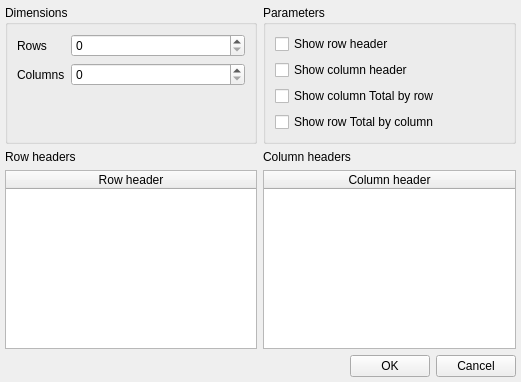
<?xml version="1.0" encoding="UTF-8"?>
<ui version="4.0">
 <class>EditFldDlg</class>
 <widget class="QDialog" name="EditFldDlg">
  <property name="geometry">
   <rect>
    <x>0</x>
    <y>0</y>
    <width>521</width>
    <height>382</height>
   </rect>
  </property>
  <property name="windowTitle">
   <string>Field editor</string>
  </property>
  <layout class="QVBoxLayout" name="verticalLayout">
   <property name="spacing">
    <number>6</number>
   </property>
   <property name="leftMargin">
    <number>5</number>
   </property>
   <property name="topMargin">
    <number>5</number>
   </property>
   <property name="rightMargin">
    <number>5</number>
   </property>
   <property name="bottomMargin">
    <number>5</number>
   </property>
   <item>
    <widget class="QStackedWidget" name="stackedWidget">
     <property name="currentIndex">
      <number>5</number>
     </property>
     <widget class="QWidget" name="page">
      <layout class="QVBoxLayout" name="verticalLayout_2">
       <property name="spacing">
        <number>0</number>
       </property>
       <property name="leftMargin">
        <number>0</number>
       </property>
       <property name="topMargin">
        <number>0</number>
       </property>
       <property name="rightMargin">
        <number>0</number>
       </property>
       <property name="bottomMargin">
        <number>0</number>
       </property>
       <item>
        <widget class="QTabWidget" name="tabWidget">
         <property name="currentIndex">
          <number>0</number>
         </property>
         <widget class="QWidget" name="tab">
          <attribute name="title">
           <string>Text</string>
          </attribute>
          <layout class="QVBoxLayout" name="verticalLayout_5">
           <property name="spacing">
            <number>0</number>
           </property>
           <property name="leftMargin">
            <number>0</number>
           </property>
           <property name="topMargin">
            <number>2</number>
           </property>
           <property name="rightMargin">
            <number>0</number>
           </property>
           <property name="bottomMargin">
            <number>0</number>
           </property>
           <item>
            <widget class="QWidget" name="widget_2" native="true">
             <layout class="QHBoxLayout" name="horizontalLayout_3">
              <property name="spacing">
               <number>0</number>
              </property>
              <property name="leftMargin">
               <number>0</number>
              </property>
              <property name="topMargin">
               <number>0</number>
              </property>
              <property name="rightMargin">
               <number>0</number>
              </property>
              <property name="bottomMargin">
               <number>3</number>
              </property>
              <item>
               <widget class="QToolButton" name="btnAddVariable">
                <property name="toolTip">
                 <string>Add variable</string>
                </property>
                <property name="text">
                 <string>...</string>
                </property>
                <property name="icon">
                 <iconset resource="images.qrc">
                  <normaloff>:/new/prefix1/images/variable.png</normaloff>:/new/prefix1/images/variable.png</iconset>
                </property>
                <property name="autoRaise">
                 <bool>true</bool>
                </property>
               </widget>
              </item>
              <item>
               <widget class="QToolButton" name="btnAddFunction">
                <property name="enabled">
                 <bool>true</bool>
                </property>
                <property name="toolTip">
                 <string>Add function</string>
                </property>
                <property name="text">
                 <string>...</string>
                </property>
                <property name="icon">
                 <iconset resource="images.qrc">
                  <normaloff>:/new/prefix1/images/function.png</normaloff>:/new/prefix1/images/function.png</iconset>
                </property>
                <property name="autoRaise">
                 <bool>true</bool>
                </property>
               </widget>
              </item>
              <item>
               <widget class="QToolButton" name="btnFormatting">
                <property name="enabled">
                 <bool>true</bool>
                </property>
                <property name="toolTip">
                 <string>Add formatting</string>
                </property>
                <property name="text">
                 <string>...</string>
                </property>
                <property name="icon">
                 <iconset resource="images.qrc">
                  <normaloff>:/new/prefix1/images/formating.png</normaloff>:/new/prefix1/images/formating.png</iconset>
                </property>
                <property name="autoRaise">
                 <bool>true</bool>
                </property>
               </widget>
              </item>
              <item>
               <widget class="QToolButton" name="btnTextDirection">
                <property name="enabled">
                 <bool>false</bool>
                </property>
                <property name="toolTip">
                 <string>Text direction</string>
                </property>
                <property name="text">
                 <string>&lt;-</string>
                </property>
                <property name="checkable">
                 <bool>true</bool>
                </property>
                <property name="autoRaise">
                 <bool>true</bool>
                </property>
               </widget>
              </item>
              <item>
               <widget class="QRadioButton" name="radioButtonText">
                <property name="text">
                 <string>Text</string>
                </property>
               </widget>
              </item>
              <item>
               <widget class="QRadioButton" name="radioButtonTextImage">
                <property name="text">
                 <string>Process as image</string>
                </property>
               </widget>
              </item>
              <item>
               <widget class="QRadioButton" name="radioButtonDatabaseImage">
                <property name="text">
                 <string>Image from database</string>
                </property>
               </widget>
              </item>
              <item>
               <spacer name="horizontalSpacer_3">
                <property name="orientation">
                 <enum>Qt::Horizontal</enum>
                </property>
                <property name="sizeHint" stdset="0">
                 <size>
                  <width>40</width>
                  <height>20</height>
                 </size>
                </property>
               </spacer>
              </item>
             </layout>
            </widget>
           </item>
           <item>
            <widget class="QTextEdit" name="textEdit"/>
           </item>
           <item>
            <widget class="QLabel" name="lblAttention">
             <property name="styleSheet">
              <string notr="true">border-color: rgb(255, 255, 255);</string>
             </property>
             <property name="text">
              <string>Attention! You may enter just ONE variable and not any text.</string>
             </property>
            </widget>
           </item>
          </layout>
         </widget>
         <widget class="QWidget" name="tab_2">
          <attribute name="title">
           <string>Condtion</string>
          </attribute>
          <layout class="QVBoxLayout" name="verticalLayout_9">
           <item>
            <layout class="QHBoxLayout" name="horizontalLayout_6">
             <item>
              <widget class="QRadioButton" name="rdPrinting">
               <property name="text">
                <string>Printing</string>
               </property>
               <property name="checked">
                <bool>true</bool>
               </property>
               <attribute name="buttonGroup">
                <string notr="true">buttonGroup</string>
               </attribute>
              </widget>
             </item>
             <item>
              <widget class="QRadioButton" name="rdHighlighting">
               <property name="text">
                <string>Hightlighting</string>
               </property>
               <attribute name="buttonGroup">
                <string notr="true">buttonGroup</string>
               </attribute>
              </widget>
             </item>
            </layout>
           </item>
           <item>
            <widget class="QGroupBox" name="grpCondition">
             <property name="title">
              <string>Condition</string>
             </property>
             <layout class="QVBoxLayout" name="verticalLayout_6">
              <item>
               <widget class="QLineEdit" name="edtCondition"/>
              </item>
             </layout>
            </widget>
           </item>
           <item>
            <layout class="QHBoxLayout" name="horizontalLayout_7">
             <item>
              <widget class="QGroupBox" name="grpFont">
               <property name="enabled">
                <bool>false</bool>
               </property>
               <property name="title">
                <string>Font</string>
               </property>
               <layout class="QVBoxLayout" name="verticalLayout_7">
                <item>
                 <widget class="QCheckBox" name="chkBold">
                  <property name="text">
                   <string>Bold</string>
                  </property>
                 </widget>
                </item>
                <item>
                 <widget class="QCheckBox" name="chkItalic">
                  <property name="text">
                   <string>Italic</string>
                  </property>
                 </widget>
                </item>
                <item>
                 <widget class="QCheckBox" name="chkUnderline">
                  <property name="text">
                   <string>Underline</string>
                  </property>
                 </widget>
                </item>
                <item>
                 <widget class="QCheckBox" name="chkStrikeout">
                  <property name="text">
                   <string>Strikeout</string>
                  </property>
                 </widget>
                </item>
                <item>
                 <spacer name="verticalSpacer">
                  <property name="orientation">
                   <enum>Qt::Vertical</enum>
                  </property>
                  <property name="sizeHint" stdset="0">
                   <size>
                    <width>20</width>
                    <height>40</height>
                   </size>
                  </property>
                 </spacer>
                </item>
                <item>
                 <layout class="QHBoxLayout" name="horizontalLayout_4">
                  <item>
                   <widget class="QLabel" name="lblColorF">
                    <property name="frameShape">
                     <enum>QFrame::Box</enum>
                    </property>
                    <property name="frameShadow">
                     <enum>QFrame::Sunken</enum>
                    </property>
                    <property name="text">
                     <string/>
                    </property>
                   </widget>
                  </item>
                  <item>
                   <widget class="QPushButton" name="btnColorF">
                    <property name="text">
                     <string>Color...</string>
                    </property>
                   </widget>
                  </item>
                 </layout>
                </item>
               </layout>
              </widget>
             </item>
             <item>
              <widget class="QGroupBox" name="grpBackground">
               <property name="enabled">
                <bool>false</bool>
               </property>
               <property name="title">
                <string>Background</string>
               </property>
               <layout class="QVBoxLayout" name="verticalLayout_8">
                <item>
                 <widget class="QRadioButton" name="rdTransparent">
                  <property name="text">
                   <string>Transparent</string>
                  </property>
                  <property name="checked">
                   <bool>true</bool>
                  </property>
                 </widget>
                </item>
                <item>
                 <widget class="QRadioButton" name="rdOther">
                  <property name="text">
                   <string>Other</string>
                  </property>
                 </widget>
                </item>
                <item>
                 <spacer name="verticalSpacer_2">
                  <property name="orientation">
                   <enum>Qt::Vertical</enum>
                  </property>
                  <property name="sizeHint" stdset="0">
                   <size>
                    <width>20</width>
                    <height>40</height>
                   </size>
                  </property>
                 </spacer>
                </item>
                <item>
                 <layout class="QHBoxLayout" name="horizontalLayout_5">
                  <item>
                   <widget class="QLabel" name="lblColorB">
                    <property name="frameShape">
                     <enum>QFrame::Box</enum>
                    </property>
                    <property name="frameShadow">
                     <enum>QFrame::Sunken</enum>
                    </property>
                    <property name="text">
                     <string/>
                    </property>
                   </widget>
                  </item>
                  <item>
                   <widget class="QPushButton" name="btnColorB">
                    <property name="text">
                     <string>Color...</string>
                    </property>
                   </widget>
                  </item>
                 </layout>
                </item>
               </layout>
              </widget>
             </item>
            </layout>
           </item>
          </layout>
         </widget>
        </widget>
       </item>
      </layout>
     </widget>
     <widget class="QWidget" name="page_2">
      <layout class="QVBoxLayout" name="verticalLayout_3">
       <property name="spacing">
        <number>6</number>
       </property>
       <property name="leftMargin">
        <number>0</number>
       </property>
       <property name="topMargin">
        <number>0</number>
       </property>
       <property name="rightMargin">
        <number>0</number>
       </property>
       <property name="bottomMargin">
        <number>0</number>
       </property>
       <item>
        <widget class="QWidget" name="widget" native="true">
         <property name="sizePolicy">
          <sizepolicy hsizetype="Preferred" vsizetype="Fixed">
           <horstretch>0</horstretch>
           <verstretch>0</verstretch>
          </sizepolicy>
         </property>
         <layout class="QHBoxLayout" name="horizontalLayout_2">
          <property name="spacing">
           <number>0</number>
          </property>
          <property name="leftMargin">
           <number>0</number>
          </property>
          <property name="topMargin">
           <number>0</number>
          </property>
          <property name="rightMargin">
           <number>0</number>
          </property>
          <property name="bottomMargin">
           <number>0</number>
          </property>
          <item>
           <widget class="QToolButton" name="btnLoadImage">
            <property name="text">
             <string>...</string>
            </property>
            <property name="icon">
             <iconset resource="images.qrc">
              <normaloff>:/new/prefix1/images/open.png</normaloff>:/new/prefix1/images/open.png</iconset>
            </property>
            <property name="autoRaise">
             <bool>true</bool>
            </property>
           </widget>
          </item>
          <item>
           <widget class="QToolButton" name="btnSaveImage">
            <property name="toolTip">
             <string>Save As</string>
            </property>
            <property name="text">
             <string>...</string>
            </property>
            <property name="icon">
             <iconset resource="images.qrc">
              <normaloff>:/new/prefix1/images/saveAll.png</normaloff>:/new/prefix1/images/saveAll.png</iconset>
            </property>
            <property name="autoRaise">
             <bool>true</bool>
            </property>
           </widget>
          </item>
          <item>
           <widget class="QCheckBox" name="chkIgnoreAspectRatio">
            <property name="text">
             <string>Ignore aspect ratio</string>
            </property>
           </widget>
          </item>
          <item>
           <spacer name="horizontalSpacer_2">
            <property name="orientation">
             <enum>Qt::Horizontal</enum>
            </property>
            <property name="sizeHint" stdset="0">
             <size>
              <width>40</width>
              <height>20</height>
             </size>
            </property>
           </spacer>
          </item>
         </layout>
        </widget>
       </item>
       <item>
        <widget class="QScrollArea" name="scrollArea">
         <property name="widgetResizable">
          <bool>true</bool>
         </property>
         <widget class="QWidget" name="scrollAreaWidgetContents">
          <property name="geometry">
           <rect>
            <x>0</x>
            <y>0</y>
            <width>509</width>
            <height>311</height>
           </rect>
          </property>
          <layout class="QVBoxLayout" name="verticalLayout_4">
           <property name="spacing">
            <number>0</number>
           </property>
           <property name="leftMargin">
            <number>0</number>
           </property>
           <property name="topMargin">
            <number>0</number>
           </property>
           <property name="rightMargin">
            <number>0</number>
           </property>
           <property name="bottomMargin">
            <number>0</number>
           </property>
           <item>
            <widget class="QLabel" name="label">
             <property name="sizePolicy">
              <sizepolicy hsizetype="Ignored" vsizetype="Ignored">
               <horstretch>0</horstretch>
               <verstretch>0</verstretch>
              </sizepolicy>
             </property>
             <property name="text">
              <string/>
             </property>
             <property name="pixmap">
              <pixmap resource="images.qrc">:/new/prefix1/images/picture.png</pixmap>
             </property>
            </widget>
           </item>
          </layout>
         </widget>
        </widget>
       </item>
      </layout>
     </widget>
     <widget class="QWidget" name="page_3">
      <layout class="QVBoxLayout" name="verticalLayout_11">
       <property name="spacing">
        <number>0</number>
       </property>
       <property name="leftMargin">
        <number>0</number>
       </property>
       <property name="topMargin">
        <number>0</number>
       </property>
       <property name="rightMargin">
        <number>0</number>
       </property>
       <property name="bottomMargin">
        <number>0</number>
       </property>
       <item>
        <widget class="QTabWidget" name="tabDiagram">
         <property name="currentIndex">
          <number>0</number>
         </property>
         <widget class="QWidget" name="tab_5">
          <attribute name="title">
           <string>Diagram property</string>
          </attribute>
          <layout class="QVBoxLayout" name="verticalLayout_13">
           <item>
            <widget class="QGroupBox" name="groupBox">
             <property name="title">
              <string>Diagram</string>
             </property>
             <layout class="QVBoxLayout" name="verticalLayout_12">
              <item>
               <layout class="QHBoxLayout" name="horizontalLayout_8">
                <item>
                 <widget class="QLabel" name="label_2">
                  <property name="text">
                   <string>Chart caption</string>
                  </property>
                 </widget>
                </item>
                <item>
                 <widget class="QLineEdit" name="edtCaption"/>
                </item>
               </layout>
              </item>
              <item>
               <widget class="QCheckBox" name="chkShowCaption">
                <property name="text">
                 <string>Show caption</string>
                </property>
               </widget>
              </item>
              <item>
               <widget class="QCheckBox" name="chkShowGrid">
                <property name="text">
                 <string>Show grid</string>
                </property>
               </widget>
              </item>
              <item>
               <widget class="QCheckBox" name="chkShowLegend">
                <property name="text">
                 <string>Show legend</string>
                </property>
               </widget>
              </item>
              <item>
               <widget class="QCheckBox" name="chkGraphs">
                <property name="text">
                 <string>Set the params of the graphs</string>
                </property>
               </widget>
              </item>
              <item>
               <widget class="QCheckBox" name="chkGraphsCaption">
                <property name="text">
                 <string>Show graph caption</string>
                </property>
               </widget>
              </item>
              <item>
               <widget class="QGroupBox" name="grpGraphCaption">
                <property name="enabled">
                 <bool>false</bool>
                </property>
                <property name="title">
                 <string>Graph caption</string>
                </property>
                <layout class="QVBoxLayout" name="verticalLayout_10">
                 <item>
                  <widget class="QRadioButton" name="rbRealValue">
                   <property name="text">
                    <string>Real values</string>
                   </property>
                   <property name="checked">
                    <bool>true</bool>
                   </property>
                  </widget>
                 </item>
                 <item>
                  <widget class="QRadioButton" name="rbPercentValue">
                   <property name="text">
                    <string>Percent values</string>
                   </property>
                  </widget>
                 </item>
                </layout>
               </widget>
              </item>
              <item>
               <spacer name="verticalSpacer_3">
                <property name="orientation">
                 <enum>Qt::Vertical</enum>
                </property>
                <property name="sizeHint" stdset="0">
                 <size>
                  <width>20</width>
                  <height>40</height>
                 </size>
                </property>
               </spacer>
              </item>
             </layout>
            </widget>
           </item>
          </layout>
         </widget>
         <widget class="QWidget" name="tabGraphs">
          <attribute name="title">
           <string>Graphs</string>
          </attribute>
          <layout class="QVBoxLayout" name="verticalLayout_14">
           <item>
            <layout class="QHBoxLayout" name="horizontalLayout_9">
             <property name="spacing">
              <number>0</number>
             </property>
             <item>
              <widget class="QToolButton" name="btnAddRow">
               <property name="toolTip">
                <string>Add row</string>
               </property>
               <property name="text">
                <string>...</string>
               </property>
               <property name="icon">
                <iconset resource="images.qrc">
                 <normaloff>:/new/prefix1/images/edit_add.png</normaloff>:/new/prefix1/images/edit_add.png</iconset>
               </property>
              </widget>
             </item>
             <item>
              <widget class="QToolButton" name="btnRemoveRow">
               <property name="toolTip">
                <string>Remove row</string>
               </property>
               <property name="text">
                <string>...</string>
               </property>
               <property name="icon">
                <iconset resource="images.qrc">
                 <normaloff>:/new/prefix1/images/edit_remove.png</normaloff>:/new/prefix1/images/edit_remove.png</iconset>
               </property>
              </widget>
             </item>
             <item>
              <widget class="QToolButton" name="btnUp">
               <property name="toolTip">
                <string>Up</string>
               </property>
               <property name="text">
                <string>...</string>
               </property>
               <property name="icon">
                <iconset resource="images.qrc">
                 <normaloff>:/new/prefix1/images/up.png</normaloff>:/new/prefix1/images/up.png</iconset>
               </property>
              </widget>
             </item>
             <item>
              <widget class="QToolButton" name="btnDown">
               <property name="toolTip">
                <string>Down</string>
               </property>
               <property name="text">
                <string>...</string>
               </property>
               <property name="icon">
                <iconset resource="images.qrc">
                 <normaloff>:/new/prefix1/images/down.png</normaloff>:/new/prefix1/images/down.png</iconset>
               </property>
              </widget>
             </item>
             <item>
              <spacer name="horizontalSpacer_4">
               <property name="orientation">
                <enum>Qt::Horizontal</enum>
               </property>
               <property name="sizeHint" stdset="0">
                <size>
                 <width>40</width>
                 <height>20</height>
                </size>
               </property>
              </spacer>
             </item>
            </layout>
           </item>
           <item>
            <widget class="QTableWidget" name="tableWidget">
             <property name="editTriggers">
              <set>QAbstractItemView::DoubleClicked</set>
             </property>
             <property name="selectionMode">
              <enum>QAbstractItemView::SingleSelection</enum>
             </property>
             <property name="columnCount">
              <number>3</number>
             </property>
             <attribute name="horizontalHeaderDefaultSectionSize">
              <number>120</number>
             </attribute>
             <attribute name="horizontalHeaderMinimumSectionSize">
              <number>30</number>
             </attribute>
             <attribute name="horizontalHeaderStretchLastSection">
              <bool>true</bool>
             </attribute>
             <attribute name="verticalHeaderVisible">
              <bool>false</bool>
             </attribute>
             <attribute name="verticalHeaderDefaultSectionSize">
              <number>22</number>
             </attribute>
             <column>
              <property name="text">
               <string>Caption</string>
              </property>
             </column>
             <column>
              <property name="text">
               <string>Value</string>
              </property>
             </column>
             <column>
              <property name="text">
               <string>Color</string>
              </property>
             </column>
            </widget>
           </item>
          </layout>
         </widget>
        </widget>
       </item>
      </layout>
     </widget>
     <widget class="QWidget" name="page_4">
      <layout class="QGridLayout" name="gridLayout">
       <item row="1" column="0">
        <widget class="QLabel" name="label_4">
         <property name="text">
          <string>Barcode type</string>
         </property>
        </widget>
       </item>
       <item row="1" column="1">
        <widget class="QComboBox" name="bstyle"/>
       </item>
       <item row="3" column="0" colspan="4">
        <layout class="QHBoxLayout" name="horizontalLayout_10">
         <item>
          <widget class="QLabel" name="label_3">
           <property name="text">
            <string>Value:</string>
           </property>
          </widget>
         </item>
         <item>
          <widget class="QLineEdit" name="edtValue"/>
         </item>
        </layout>
       </item>
       <item row="1" column="2">
        <widget class="QLabel" name="label_5">
         <property name="text">
          <string>Frame type</string>
         </property>
        </widget>
       </item>
       <item row="1" column="3">
        <widget class="QComboBox" name="cbFrameType"/>
       </item>
       <item row="0" column="0" colspan="4">
        <widget class="BarCode" name="wBarcode" native="true">
         <property name="sizePolicy">
          <sizepolicy hsizetype="Expanding" vsizetype="Expanding">
           <horstretch>0</horstretch>
           <verstretch>0</verstretch>
          </sizepolicy>
         </property>
        </widget>
       </item>
       <item row="2" column="0">
        <widget class="QLabel" name="label_6">
         <property name="text">
          <string>Height</string>
         </property>
        </widget>
       </item>
       <item row="2" column="1">
        <widget class="QSpinBox" name="spnHeight">
         <property name="suffix">
          <string>X</string>
         </property>
         <property name="maximum">
          <number>300</number>
         </property>
         <property name="value">
          <number>50</number>
         </property>
        </widget>
       </item>
      </layout>
     </widget>
     <widget class="QWidget" name="page_5">
      <layout class="QVBoxLayout" name="verticalLayout_15">
       <property name="spacing">
        <number>0</number>
       </property>
       <property name="leftMargin">
        <number>0</number>
       </property>
       <property name="topMargin">
        <number>0</number>
       </property>
       <property name="rightMargin">
        <number>0</number>
       </property>
       <property name="bottomMargin">
        <number>0</number>
       </property>
       <item>
        <widget class="XYZTextEditor" name="textEditRich" native="true"/>
       </item>
      </layout>
     </widget>
     <widget class="QWidget" name="page_6">
      <layout class="QGridLayout" name="gridLayout_2">
       <property name="leftMargin">
        <number>0</number>
       </property>
       <property name="topMargin">
        <number>0</number>
       </property>
       <property name="rightMargin">
        <number>0</number>
       </property>
       <property name="bottomMargin">
        <number>0</number>
       </property>
       <item row="0" column="0">
        <widget class="QGroupBox" name="groupBox_2">
         <property name="title">
          <string>Dimensions</string>
         </property>
         <layout class="QFormLayout" name="formLayout">
          <item row="0" column="0">
           <widget class="QLabel" name="label_8">
            <property name="text">
             <string>Rows</string>
            </property>
           </widget>
          </item>
          <item row="0" column="1">
           <widget class="QSpinBox" name="spnRowCount"/>
          </item>
          <item row="1" column="0">
           <widget class="QLabel" name="label_9">
            <property name="text">
             <string>Columns</string>
            </property>
           </widget>
          </item>
          <item row="1" column="1">
           <widget class="QSpinBox" name="spnColCount"/>
          </item>
         </layout>
        </widget>
       </item>
       <item row="0" column="1">
        <widget class="QGroupBox" name="groupBox_3">
         <property name="title">
          <string>Parameters</string>
         </property>
         <layout class="QVBoxLayout" name="verticalLayout_16">
          <item>
           <widget class="QCheckBox" name="chkRowHeader">
            <property name="text">
             <string>Show row header</string>
            </property>
           </widget>
          </item>
          <item>
           <widget class="QCheckBox" name="chkColHeader">
            <property name="text">
             <string>Show column header</string>
            </property>
           </widget>
          </item>
          <item>
           <widget class="QCheckBox" name="chkRowTotal">
            <property name="text">
             <string>Show column Total by row</string>
            </property>
           </widget>
          </item>
          <item>
           <widget class="QCheckBox" name="chkColTotal">
            <property name="text">
             <string>Show row Total by column</string>
            </property>
           </widget>
          </item>
         </layout>
        </widget>
       </item>
       <item row="1" column="0">
        <layout class="QVBoxLayout" name="verticalLayout_18">
         <item>
          <widget class="QLabel" name="label_7">
           <property name="text">
            <string>Row headers</string>
           </property>
          </widget>
         </item>
         <item>
          <widget class="QTableWidget" name="tblRowHeaders">
           <attribute name="horizontalHeaderStretchLastSection">
            <bool>true</bool>
           </attribute>
           <attribute name="verticalHeaderVisible">
            <bool>false</bool>
           </attribute>
           <attribute name="verticalHeaderDefaultSectionSize">
            <number>20</number>
           </attribute>
           <attribute name="verticalHeaderHighlightSections">
            <bool>false</bool>
           </attribute>
           <column>
            <property name="text">
             <string>Row header</string>
            </property>
           </column>
          </widget>
         </item>
        </layout>
       </item>
       <item row="1" column="1">
        <layout class="QVBoxLayout" name="verticalLayout_17">
         <item>
          <widget class="QLabel" name="label_10">
           <property name="text">
            <string>Column headers</string>
           </property>
          </widget>
         </item>
         <item>
          <widget class="QTableWidget" name="tblColHeaders">
           <attribute name="horizontalHeaderStretchLastSection">
            <bool>true</bool>
           </attribute>
           <attribute name="verticalHeaderVisible">
            <bool>false</bool>
           </attribute>
           <attribute name="verticalHeaderDefaultSectionSize">
            <number>20</number>
           </attribute>
           <attribute name="verticalHeaderHighlightSections">
            <bool>false</bool>
           </attribute>
           <column>
            <property name="text">
             <string>Column header</string>
            </property>
           </column>
          </widget>
         </item>
        </layout>
       </item>
      </layout>
     </widget>
    </widget>
   </item>
   <item>
    <layout class="QHBoxLayout" name="horizontalLayout">
     <item>
      <spacer name="horizontalSpacer">
       <property name="orientation">
        <enum>Qt::Horizontal</enum>
       </property>
       <property name="sizeHint" stdset="0">
        <size>
         <width>40</width>
         <height>20</height>
        </size>
       </property>
      </spacer>
     </item>
     <item>
      <widget class="QPushButton" name="btnOK">
       <property name="text">
        <string>OK</string>
       </property>
      </widget>
     </item>
     <item>
      <widget class="QPushButton" name="btnCancel">
       <property name="text">
        <string>Cancel</string>
       </property>
      </widget>
     </item>
    </layout>
   </item>
  </layout>
 </widget>
 <customwidgets>
  <customwidget>
   <class>BarCode</class>
   <extends>QWidget</extends>
   <header location="global">Barcode.h</header>
   <container>1</container>
  </customwidget>
  <customwidget>
   <class>XYZTextEditor</class>
   <extends>QWidget</extends>
   <header>XYZ_TextEditor.h</header>
   <container>1</container>
  </customwidget>
 </customwidgets>
 <resources>
  <include location="images.qrc"/>
 </resources>
 <connections>
  <connection>
   <sender>btnOK</sender>
   <signal>clicked()</signal>
   <receiver>EditFldDlg</receiver>
   <slot>accept()</slot>
   <hints>
    <hint type="sourcelabel">
     <x>268</x>
     <y>277</y>
    </hint>
    <hint type="destinationlabel">
     <x>199</x>
     <y>149</y>
    </hint>
   </hints>
  </connection>
  <connection>
   <sender>btnCancel</sender>
   <signal>clicked()</signal>
   <receiver>EditFldDlg</receiver>
   <slot>reject()</slot>
   <hints>
    <hint type="sourcelabel">
     <x>351</x>
     <y>277</y>
    </hint>
    <hint type="destinationlabel">
     <x>199</x>
     <y>149</y>
    </hint>
   </hints>
  </connection>
  <connection>
   <sender>chkGraphsCaption</sender>
   <signal>toggled(bool)</signal>
   <receiver>grpGraphCaption</receiver>
   <slot>setEnabled(bool)</slot>
   <hints>
    <hint type="sourcelabel">
     <x>200</x>
     <y>193</y>
    </hint>
    <hint type="destinationlabel">
     <x>215</x>
     <y>254</y>
    </hint>
   </hints>
  </connection>
 </connections>
 <buttongroups>
  <buttongroup name="buttonGroup"/>
 </buttongroups>
</ui>
